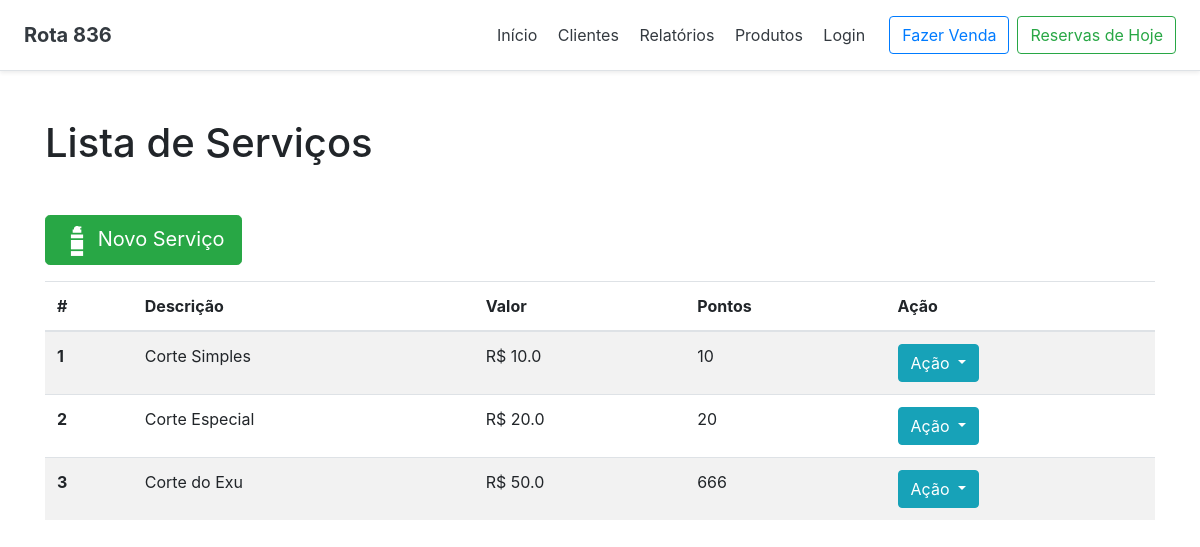
Screenshot of /salao/servico/listar/ with the database file from the repository.
### salao/models.py (models this page shows, shortened)
class Servico(models.Model):
    desc_servico = models.CharField(max_length=200, null=False)
    pontos_servico = models.IntegerField(null=False)
    valor_servico = models.FloatField(null=False)
    @property
    def toJSON(self):
        return json.dumps(self, default=lambda x: x.__dict__)

### salao/views.py (the view)
# urls.py: path('servico/listar/', views.ListarServicos.as_view(), name='listar_servicos'),
class ListarServicos(ListView):
    template_name = 'salao/servico/listar.html'
    model = Servico
    context_object_name = 'servicos'
    paginate_by=10

### salao/templates/salao/servico/listar.html (shortened to what this page needs)
{% extends '../base.html' %}
{% load staticfiles %}
{% block h1_pagina %}
    Lista de Serviços
{% endblock h1_pagina %}
{% block content %}
    <a href="{% url 'salao:incluir_servico' %}"><button class="btn btn-success btn-lg mb-3"><img src="{% static 'img/produto.svg' %}" width="30px" height="30px"> Novo Serviço</button></a>
        <table class="table table-striped">
            <thead>
                <tr>
                  <th scope="col">#</th>
                  <th scope="col">Descrição</th>
                  <th scope="col">Valor</th>
                  <th scope="col">Pontos</th>
                  <th scope="col">Ação</th>
                </tr>
            </thead>
            <tbody>
                {% for servico in object_list %}
                <tr id="{{ servico.id }}">
                  <th scope="row" name="id_servico">{{ servico.id }}</th>
                  <td name="desc_servico">{{ servico.desc_servico }}</td>
                  <td>R$ {{ servico.valor_servico }}</td>
                  <td>{{ servico.pontos_servico }}</td>
                  <td><div class="btn-group">
                              <button type="button" class="btn btn-info dropdown-toggle" data-toggle="dropdown" aria-haspopup="true" aria-expanded="false">
                                Ação
                              </button>
                        </div>
                  </td>
                </tr>
                {% endfor %}
            </tbody>
            </table>
{% endblock content %}

### rows the page displays
Servico: id "1", desc_servico "Corte Simples", valor_servico "10.0", pontos_servico "10"
Servico: id "2", desc_servico "Corte Especial", valor_servico "20.0", pontos_servico "20"
Servico: id "3", desc_servico "Corte do Exu", valor_servico "50.0", pontos_servico "666"
